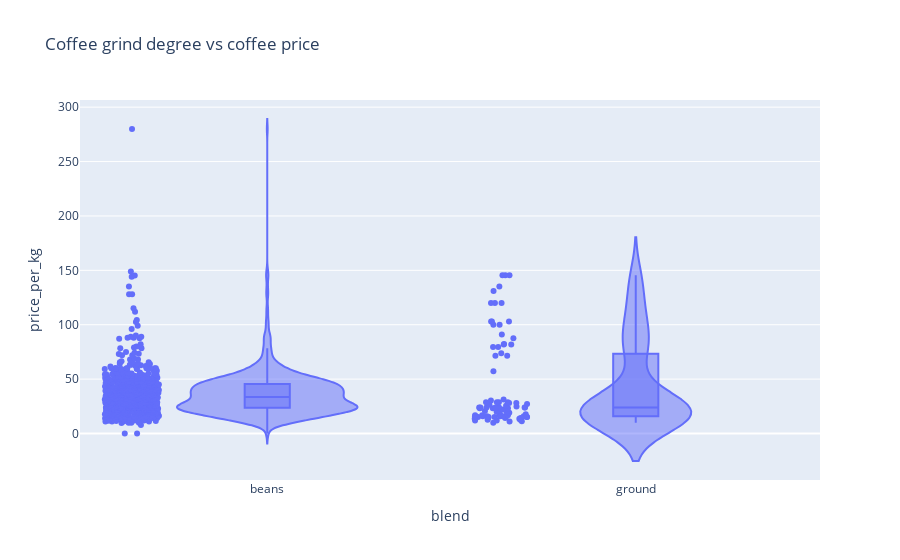

The notebook cell saved with this chart:
### Markdown cell above
## Notes:

* seems like roast and brewing method are related

### Code cell
blend_fig = px.violin(coffee_df, x='blend', y='price_per_kg', box=True, title="Coffee grind degree vs coffee price")
blend_fig.update_layout(xaxis_type="category", xaxis={'categoryorder':'mean ascending'})

### Figure 1 — Plotly figure (JSON) as saved in the notebook; plotly's stock layout.template omitted (floating-point values rounded to 4 significant figures; data arrays with more than 128 entries replaced by an {"elided": "..."} marker saying what was removed)
{"data": [{"alignmentgroup": "True", "box": {"visible": true}, "hovertemplate": "blend=%{x}<br>price_per_kg=%{y}<extra></extra>", "legendgroup": "", "marker": {"color": "#636efa"}, "name": "", "offsetgroup": "", "orientation": "v", "points": "all", "scalegroup": "True", "showlegend": false, "type": "violin", "x": {"elided": "865 str values"}, "x0": " ", "xaxis": "x", "y": {"elided": "865 float values"}, "y0": " ", "yaxis": "y"}], "layout": {"legend": {"tracegroupgap": 0}, "title": {"text": "Coffee grind degree vs coffee price"}, "violinmode": "group", "xaxis": {"anchor": "y", "categoryorder": "mean ascending", "domain": [0, 1], "title": {"text": "blend"}, "type": "category"}, "yaxis": {"anchor": "x", "domain": [0, 1], "title": {"text": "price_per_kg"}}}}
